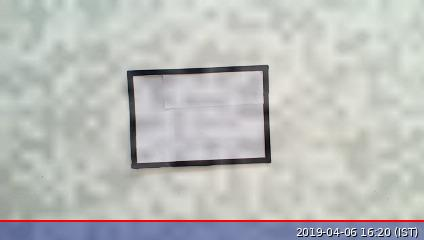
#> input picture test_data/come.jpg, 424 x 240 px
$ python -i camera.py   (imports and definitions only)   (older library calls are emulated)
#> lines starting #> are read from the running program, lines starting #| are printed output that depends on the picture; after the words box and inside, x2 and y2 are one past the last pixel; in counts of white or black regions, pixels touching at a corner belong together
#> further down, picture is the input picture: shape (240, 424, 3); mean B, G, R 187.3, 189.6, 188.3
from __future__ import print_function
import cv2
from imutils import paths
import numpy as np
import imutils
import cv2,sys


class VideoCamera(object):

    def __init__(self):
        # Using OpenCV to capture from device 0. If you have trouble capturing
        # from a webcam, comment the line below out and use a video file
        # instead.
        self.KNOWN_DISTANCE = 96.0
        # initialize the known object width, which in this case, the piece of
        # paper is 12 inches wide
        self.KNOWN_WIDTH = 40.0

        # load the furst image that contains an object that is KNOWN TO BE 2 feet
        # from our camera, then find the paper marker in the image, and initialize
        # the focal length
        self.image = cv2.imread("test_data/come.jpg")
        self.marker = self.find_marker(self.image)
        self.focalLength = (self.marker[1][0] * self.KNOWN_DISTANCE) / self.KNOWN_WIDTH
        self.video = cv2.VideoCapture(0)
        self.value = 0.0
        self.lamb = 0.85
        self.i = 0


        # If you decide to use video.mp4, you must have this file in the folder
        # as the main.py.
        # self.video = cv2.VideoCapture('video.mp4')

    def __del__(self):
        self.video.release()

    def find_marker(self,image):
	# convert the image to grayscale, blur it, and detect edges
        # print(image.shape)
        gray = cv2.cvtColor(image, cv2.COLOR_BGR2GRAY)
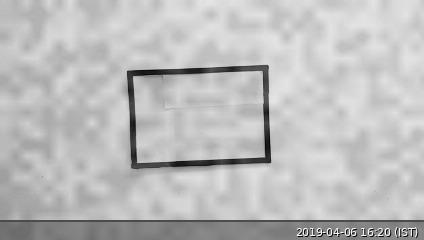
#> gray: shape (240, 424); min 2, max 254, mean 188.9
        gray = cv2.GaussianBlur(gray, (5, 5), 0)
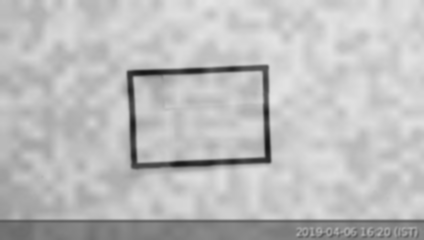
#> gray: shape (240, 424); min 21, max 228, mean 188.9
        edged = cv2.Canny(gray, 35, 125)
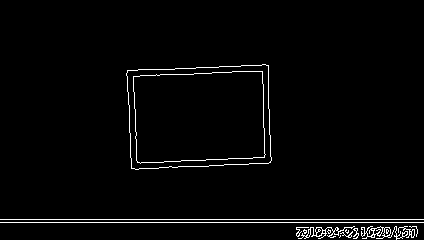
#> edged: shape (240, 424); 2.3% white in thin lines or dots, all inside (x1, y1, x2, y2) = (0, 64, 424, 240)

        # find the contours in the edged image and keep the largest one;
        # we'll assume that this is our piece of paper in the image
        cnts = cv2.findContours(edged.copy(), cv2.RETR_LIST, cv2.CHAIN_APPROX_SIMPLE)
#> cnts = 37 contours, 27 with area under 20; largest, box (x1, y1, x2, y2) and area: (126, 64, 272, 170) 13776, (126, 64, 272, 170) 13774, (133, 71, 266, 164) 11141, (133, 71, 266, 164) 11139, (361, 226, 408, 240) 156
        cnts = imutils.grab_contours(cnts)
        try :
            c = max(cnts, key = cv2.contourArea)
#> c = contour of 58 points, box (x1, y1, x2, y2) (126, 64, 272, 170), area 13776
        except :
            c = 1.0
        # compute the bounding box of the of the paper region and return it
        return cv2.minAreaRect(c)

    def distance_to_camera(self,knownWidth, focalLength, perWidth):
        # compute and return the distance from the maker to the camera
        return (knownWidth * focalLength) / perWidth

    def get_frame(self):
        success, image = self.video.read()
        # We are using Motion JPEG, but OpenCV defaults to capture raw images,
        # so we must encode it into JPEG in order to correctly display the
        # video stream.
        self.i += 1
        marker = self.find_marker(image)
        inches = 2*self.distance_to_camera(self.KNOWN_WIDTH, self.focalLength, marker[1][0])
        self.value = round(((self.value*self.lamb) + ((1.0-self.lamb)*inches)),3)

        # draw a bounding box around the image and display it

        box = cv2.cv.BoxPoints(marker) if imutils.is_cv2() else cv2.boxPoints(marker)
        box = np.int0(box)
        cv2.drawContours(image, [box], -1, (0, 255, 0), 2)
        cv2.putText(image, "%.1fcm" % (self.value),
            (image.shape[1] - 200, image.shape[0] - 20), cv2.FONT_HERSHEY_SIMPLEX,
            2.0, (0, 255, 0), 3)
        ret, jpeg = cv2.imencode('.jpg', image)
        return jpeg.tobytes(),inches


>>> import cv2
>>> picture = cv2.imread('test_data/come.jpg')
>>> result = VideoCamera().find_marker(picture)
#> in __init__, `self.marker = self.find_marker(self.image)`: self.marker = ((199, 116.4), (142.3, 99.91), -2.45)
#> in __init__, `self.focalLength = (self.marker[1][0] * self.KNOWN_DISTANCE) / self.KN..`: self.focalLength = 341.5
#> (the run stopped early here; a loop or call above may not have finished)
